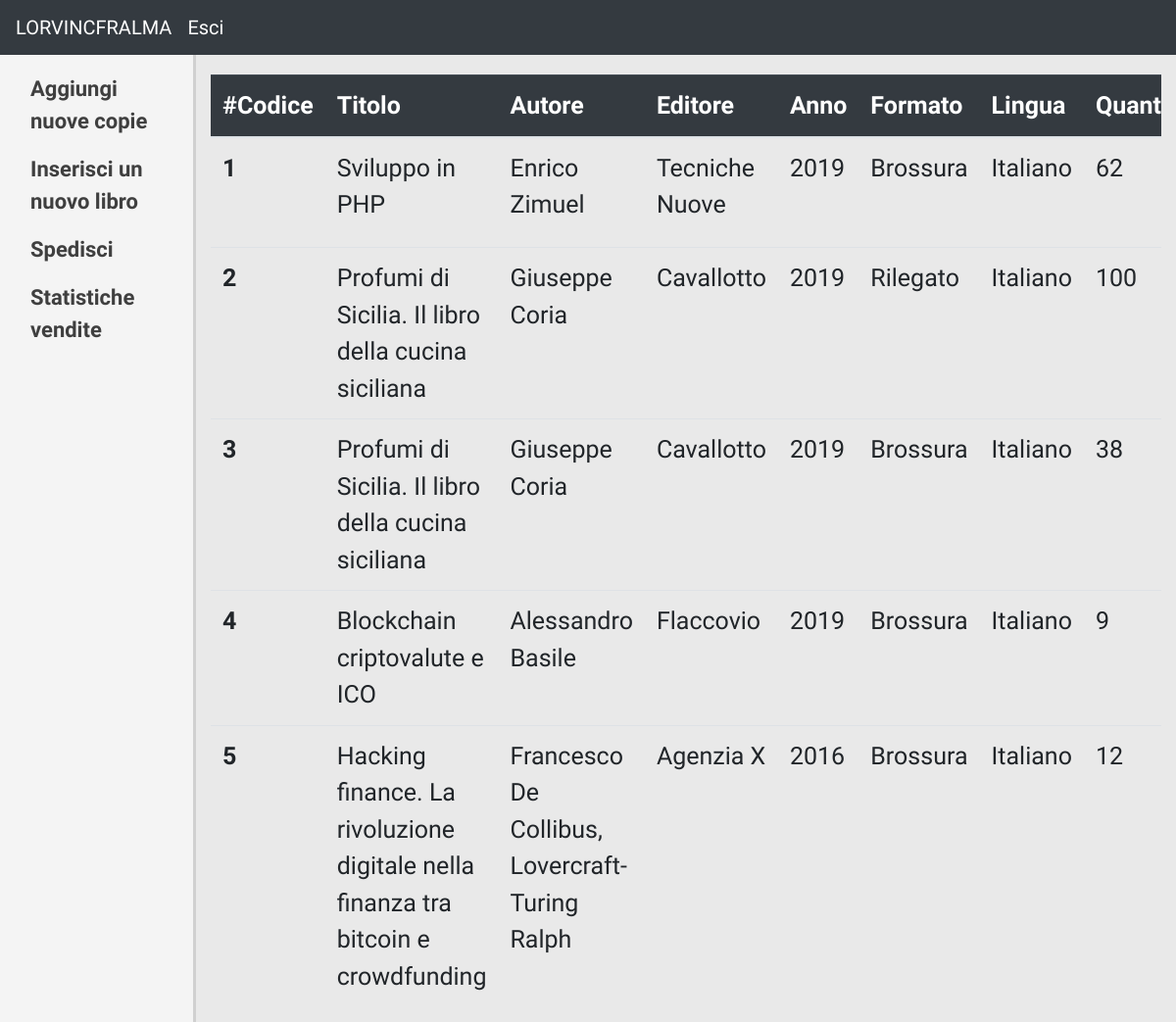
Screenshot of /employee/dashboard.php?viewStock=true (signed in) with the database file from the repository.
### tables this page shows
CREATE TABLE `libro` (
  `IDLibro` int(11) NOT NULL,
  `Titolo` varchar(255) NOT NULL,
  `Autore` varchar(255) NOT NULL,
  `Editore` varchar(255) NOT NULL,
  `AnnoPubblicazione` year(4) NOT NULL,
  `Descrizione` text NOT NULL,
  `ImmagineCopertina` varchar(255) NOT NULL,
  `CodiceFormato` int(11) NOT NULL,
  `Prezzo` float NOT NULL,
  `Quantita` int(11) NOT NULL,
  `Pagine` int(11) NOT NULL,
  `CodiceLingua` int(11) NOT NULL,
  `CodiceGenere` int(11) NOT NULL
);

CREATE TABLE `formato` (
  `IDFormato` int(11) NOT NULL,
  `NomeFormato` varchar(255) NOT NULL
);

CREATE TABLE `lingua` (
  `IDLingua` int(11) NOT NULL,
  `NomeLingua` varchar(255) NOT NULL
);

### includes/functions.inc.php (called while the page is built, shortened)
<?php
    function viewProducts($conn, $file) {
        $sql = "SELECT IDLibro, Titolo, Autore, Editore, AnnoPubblicazione, Descrizione,
                       NomeFormato, Prezzo, Pagine, NomeLingua, NomeGenere, ImmagineCopertina, Quantita
                FROM Libro, Formato, Genere, Lingua
                WHERE CodiceGenere = IDGenere
                AND CodiceFormato = IDFormato
                AND CodiceLingua = IDLingua
                ORDER BY IDLibro;";
        $stmt = mysqli_stmt_init($conn);
        if(!mysqli_stmt_prepare($stmt, $sql)) {
            header("location: " . $file . ".php?error=stmtfailed");
            exit();
        }
        mysqli_stmt_execute($stmt);
        $resultData = mysqli_stmt_get_result($stmt);
        return $resultData;
    }
?>

### employee/dashboard.php (the view, shortened to what this page needs)
<?php
    if(isset($_SESSION["NomeUtente"])) {
        require_once '../includes/dbh.inc.php';
        require_once '../includes/functions.inc.php';
        include_once 'header.php';
?>
    <div class="container-fluid">
            <div class="row">
                <div class="col-sm-2 sideBar">
                    <ul class="nav flex-column" style="margin-top: 10px;">
                        <li class="nav-item">
                            <a class="nav-link sideBarText" href="dashboard.php?viewStock=true">
                                Aggiungi nuove copie
                            </a>
                        </li>
                        <li class="nav-item">
                            <a class="nav-link sideBarText" href="dashboard.php?viewForm=true"> Inserisci un nuovo libro </a>
                        </li>
                        <li class="nav-item">
                            <a class="nav-link sideBarText" href="dashboard.php?viewOrderToShip=true"> Spedisci </a>
                        </li>
                        <li class="nav-item">
                            <a class="nav-link sideBarText" href="dashboard.php?viewStats=true"> Statistiche vendite </a>
                        </li>
                    </ul>
                </div>
                <div class="col-sm-10">
                    <?php
                        if (isset($_GET['viewStock'])) {
                            $res =  viewProducts($conn, "../employee/dashboard");
                            echo
                            "<div class=\"table-responsive\">
                                <table class=\"table\" style=\"margin-top: 20px;\">
                                    <thead class=\"table-dark\">
                                        <tr>
                                            <th scope=\"col\"> #Codice </th>
                                            <th scope=\"col\"> Titolo </th>
                                            <th scope=\"col\"> Autore </th>
                                            <th scope=\"col\"> Editore </th>
                                            <th scope=\"col\"> Anno </th>
                                            <th scope=\"col\"> Formato </th>
                                            <th scope=\"col\"> Lingua </th>
                                            <th scope=\"col\"> Quantità </th>
                                            <th scope=\"col\"> Azione </th>
                                        </tr>
                                    </thead>
                                    <tbody>";
                                    while($row = mysqli_fetch_assoc($res)) {
                                        echo
                                        "<form method=\"post\" action=\"dashboard.php?action=add&IDLibro=" . $row["IDLibro"] . "\">
                                            <tr>
                                                <th scope=\"row\">" . $row["IDLibro"] . "</th>
                                                <td>" . $row["Titolo"] . "</td>
                                                <td>" . $row["Autore"] . "</td>
                                                <td>" . $row["Editore"] . "</td>
                                                <td>" . $row["AnnoPubblicazione"] . "</td>
                                                <td>" . $row["NomeFormato"] . "</td>
                                                <td>" . $row["NomeLingua"] . "</td>
                                                <td>" . $row["Quantita"] . "</td>
                                                <td>
                                                    <input placeholder=\"Inserisci quantità\" required min=\"1\" type=\"number\" name=\"userQuantity\" style='width: 180px;'/>
                                                    <input style=\"margin-top: 6px;\" type=\"submit\" name=\"addQuantity\" class=\"btn btn-primary\" value=\"Aggiungi\" />
                                                </td>
                                            </tr>
                                        </form>";
                                    }
                                    echo
                                    "</tbody>
                                </table>
                            </div>";
                        }
                    ?>
                </div>
            </div>
        </div>
    </body>
</html>
<?php
    }
?>

### css/style.css (style rules this page uses)
.sideBar { background-color: #f4f4f4; min-height: 700px; border-right: solid #d0d0d0; }
.sideBarText { font-size: 22px; color: #3f3f3f; font-weight: bold; }
body { background: #f5f5f5 }

### employee/header.php (style rules this page uses)
body { font-family: "Yanone Kaffeesatz", sans-serif; font-size: 25px; }

### rows the page displays
libro: IDLibro "1", Titolo "Sviluppo in PHP", Autore "Enrico Zimuel", Editore "Tecniche Nuove", AnnoPubblicazione "2019", CodiceFormato.NomeFormato "Brossura", CodiceLingua.NomeLingua "Italiano", Quantita "62"
libro: IDLibro "2", Titolo "Profumi di Sicilia. Il libro della cucina siciliana", Autore "Giuseppe Coria", Editore "Cavallotto", AnnoPubblicazione "2019", CodiceFormato.NomeFormato "Rilegato", CodiceLingua.NomeLingua "Italiano", Quantita "100"
libro: IDLibro "3", Titolo "Profumi di Sicilia. Il libro della cucina siciliana", Autore "Giuseppe Coria", Editore "Cavallotto", AnnoPubblicazione "2019", CodiceFormato.NomeFormato "Brossura", CodiceLingua.NomeLingua "Italiano", Quantita "38"
libro: IDLibro "4", Titolo "Blockchain criptovalute e ICO", Autore "Alessandro Basile", Editore "Flaccovio", AnnoPubblicazione "2019", CodiceFormato.NomeFormato "Brossura", CodiceLingua.NomeLingua "Italiano", Quantita "9"
libro: IDLibro "5", Titolo "Hacking finance. La rivoluzione digitale nella finanza tra bitcoin e crowdfunding", Autore "Francesco De Collibus, Lovercraft-Turing Ralph", Editore "Agenzia X", AnnoPubblicazione "2016", CodiceFormato.NomeFormato "Brossura", CodiceLingua.NomeLingua "Italiano", Quantita "12"
